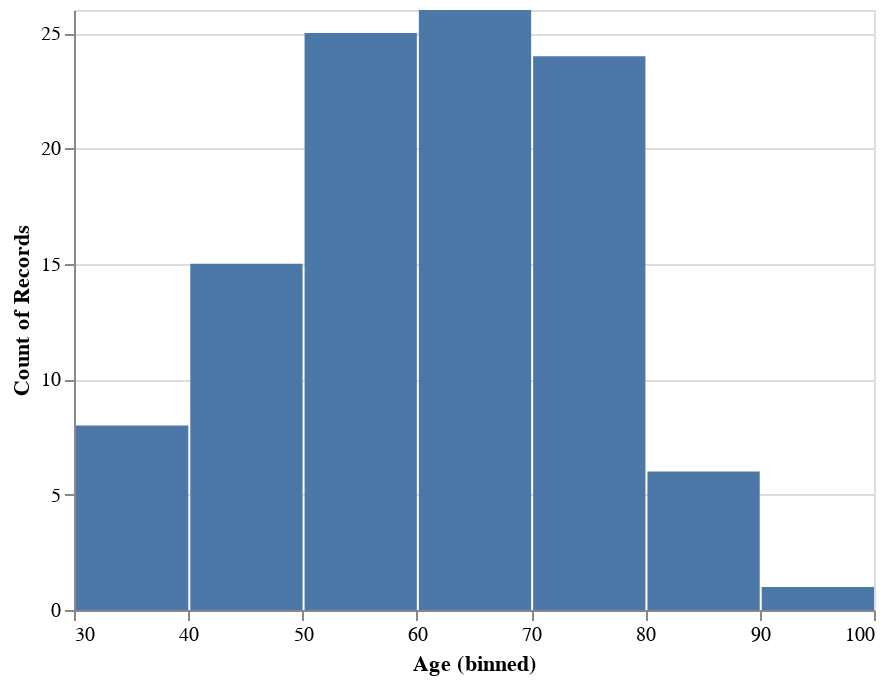

The code cell stored with this chart in its notebook:
### Code cell
brca = brca.assign(Age=brca["Age.in.Month"] / 12)

alt.Chart(brca).mark_bar().encode(
    alt.X("Age:Q", bin=alt.Bin()),
    y='count()',
)
